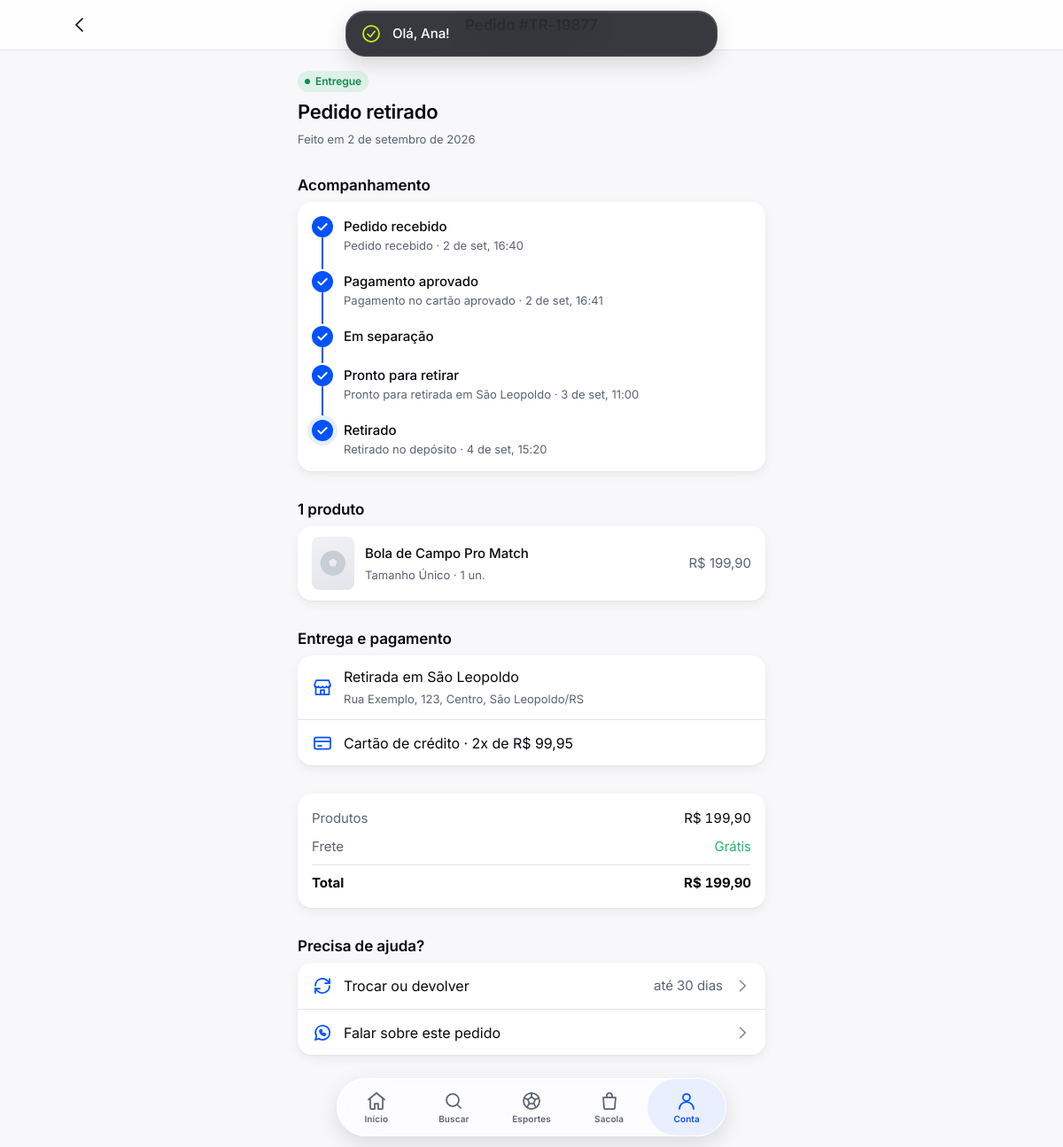
The page /conta/pedido.php?numero=TR-19877 (signed in) on the database its author committed.
### tables this page shows
CREATE TABLE pedidos (
  id             INT UNSIGNED AUTO_INCREMENT PRIMARY KEY,
  numero         VARCHAR(12)   NOT NULL UNIQUE,  
  cliente_id     INT UNSIGNED  NULL,             
  nome           VARCHAR(120)  NOT NULL,
  email          VARCHAR(160)  NOT NULL,
  cpf            CHAR(11)      NOT NULL,
  telefone       VARCHAR(20)   NOT NULL,
  cep            CHAR(8)       NULL,             
  logradouro     VARCHAR(160)  NULL,
  numero_end     VARCHAR(20)   NULL,
  complemento    VARCHAR(80)   NULL,
  bairro         VARCHAR(80)   NULL,
  cidade         VARCHAR(80)   NULL,
  uf             CHAR(2)       NULL,
  entrega_tipo   ENUM('pac', 'sedex', 'transportadora', 'retirada') NOT NULL,
  entrega_prazo  VARCHAR(60)   NULL,             
  pagamento_tipo ENUM('pix', 'cartao', 'boleto') NOT NULL,
  parcelas       TINYINT UNSIGNED NOT NULL DEFAULT 1,
  subtotal       DECIMAL(10,2) NOT NULL,
  frete          DECIMAL(10,2) NOT NULL DEFAULT 0,
  desconto       DECIMAL(10,2) NOT NULL DEFAULT 0,
  total          DECIMAL(10,2) NOT NULL,
  codigo_rastreio VARCHAR(20)  NULL,             
  status         ENUM('aguardando_pagamento', 'pagamento_recusado', 'pago', 'em_separacao',
                      'enviado', 'pronto_retirada', 'entregue', 'cancelado')
                 NOT NULL DEFAULT 'aguardando_pagamento',
  criado_em      DATETIME      NOT NULL DEFAULT CURRENT_TIMESTAMP,
  atualizado_em  DATETIME      NOT NULL DEFAULT CURRENT_TIMESTAMP ON UPDATE CURRENT_TIMESTAMP,
  KEY idx_pedido_cliente (cliente_id),
  CONSTRAINT fk_pedido_cliente FOREIGN KEY (cliente_id) REFERENCES clientes (id) ON DELETE SET NULL
);

CREATE TABLE pedido_historico (
  id        INT UNSIGNED AUTO_INCREMENT PRIMARY KEY,
  pedido_id INT UNSIGNED NOT NULL,
  status    VARCHAR(30)  NOT NULL,
  descricao VARCHAR(200) NOT NULL,
  criado_em DATETIME     NOT NULL DEFAULT CURRENT_TIMESTAMP,
  CONSTRAINT fk_historico_pedido FOREIGN KEY (pedido_id) REFERENCES pedidos (id) ON DELETE CASCADE
);

CREATE TABLE pedido_itens (
  id             INT UNSIGNED AUTO_INCREMENT PRIMARY KEY,
  pedido_id      INT UNSIGNED  NOT NULL,
  produto_id     INT UNSIGNED  NULL,
  nome_produto   VARCHAR(120)  NOT NULL,
  tamanho        VARCHAR(10)   NULL,
  quantidade     INT UNSIGNED  NOT NULL,
  preco_unitario DECIMAL(10,2) NOT NULL,
  CONSTRAINT fk_item_pedido  FOREIGN KEY (pedido_id)  REFERENCES pedidos (id) ON DELETE CASCADE,
  CONSTRAINT fk_item_produto FOREIGN KEY (produto_id) REFERENCES produtos (id) ON DELETE SET NULL
);

### includes/funcoes.php (called while the page is built, shortened)
<?php
function url_base(): string
{
    static $base = null;
    if ($base === null) {
        global $config;
        if ($config['url_base'] !== null) {
            $base = rtrim($config['url_base'], '/');
        } else {
            $raiz      = str_replace('\\', '/', realpath(__DIR__ . '/..'));
            $documento = str_replace('\\', '/', realpath($_SERVER['DOCUMENT_ROOT'] ?? '') ?: '');
            $base      = ($documento !== '' && stripos($raiz, $documento) === 0)
                ? substr($raiz, strlen($documento))
                : '';
            $base = rtrim($base, '/');
        }
    }
    return $base;
}
function url(string $caminho = ''): string
{
    return url_base() . '/' . ltrim($caminho, '/');
}
function e(?string $texto): string
{
    return htmlspecialchars($texto ?? '', ENT_QUOTES | ENT_SUBSTITUTE, 'UTF-8');
}
function dinheiro(float $valor): string
{
    return 'R$ ' . number_format($valor, 2, ',', '.');
}

### includes/db.php (called while the page is built)
<?php
function db(): PDO
{
    static $pdo = null;
    if ($pdo === null) {
        global $config;
        $dsn = sprintf(
            'mysql:host=%s;port=%d;dbname=%s;charset=utf8mb4',
            $config['db_host'],
            $config['db_porta'],
            $config['db_nome']
        );
        $pdo = new PDO($dsn, $config['db_usuario'], $config['db_senha'], [
            PDO::ATTR_ERRMODE            => PDO::ERRMODE_EXCEPTION,
            PDO::ATTR_DEFAULT_FETCH_MODE => PDO::FETCH_ASSOC,
            PDO::ATTR_EMULATE_PREPARES   => false,
        ]);
        $pdo->exec("SET time_zone = '" . (new DateTime())->format('P') . "'");
    }
    return $pdo;
}
function consulta(string $sql, array $parametros = []): PDOStatement
{
    $stmt = db()->prepare($sql);
    $stmt->execute($parametros);
    return $stmt;
}

### includes/checkout.php (called while the page is built, shortened)
<?php
function pedido_da_sessao(string $numero): ?array
{
    $permitido = in_array($numero, $_SESSION['pedidos_sessao'] ?? [], true);
    $pedido = consulta('SELECT * FROM pedidos WHERE numero = ?', [$numero])->fetch();
    $cliente = $_SESSION['cliente_id'] ?? null;
    $pedido['itens'] = consulta('SELECT * FROM pedido_itens WHERE pedido_id = ? ORDER BY id', [$pedido['id']])->fetchAll();
    return $pedido;
}

### conta/pedido.php (the view, shortened to what this page needs)
<?php
require __DIR__ . '/../includes/bootstrap.php';
$numero = (string) ($_GET['numero'] ?? '');
$pedido = pedido_da_sessao($numero);
$itens = consulta(
    'SELECT i.*, p.midia, (SELECT arquivo FROM produto_imagens WHERE produto_id = p.id ORDER BY ordem LIMIT 1) AS imagem
       FROM pedido_itens i LEFT JOIN produtos p ON p.id = i.produto_id WHERE i.pedido_id = ? ORDER BY i.id',
    [$pedido['id']]
)->fetchAll();
$linha    = linha_do_tempo($pedido);
$retirada = $pedido['entrega_tipo'] === 'retirada';
$aguardando = $pedido['status'] === 'aguardando_pagamento';
$encerrado  = in_array($pedido['status'], ['entregue', 'cancelado', 'pagamento_recusado'], true);
$nomes_entrega = ['pac' => 'PAC', 'sedex' => 'SEDEX', 'transportadora' => 'Transportadora', 'retirada' => 'Retirada em São Leopoldo'];
$texto_pagamento = match ($pedido['pagamento_tipo']) {
    'pix'    => 'Pix · ' . (int) (PIX_DESCONTO * 100) . '% de desconto',
    'cartao' => 'Cartão de crédito · ' . ($pedido['parcelas'] > 1 ? $pedido['parcelas'] . 'x de ' . dinheiro(round($pedido['total'] / $pedido['parcelas'], 2)) : 'à vista'),
    'boleto' => 'Boleto bancário',
};
$mensagem_whatsapp = 'Olá! Tenho uma dúvida sobre o pedido #' . $pedido['numero'];
pagina_inicio([
    'titulo' => 'Pedido #' . $pedido['numero'],
    'aba'    => 'conta',
    'nav'    => ['titulo' => 'Pedido #' . $pedido['numero'], 'voltar' => url(cliente_logado() ? 'conta/pedidos.php' : 'index.php')],
]);
?>
<div class="conteudo conteudo--leitura pilha-xl" style="padding-top: var(--spacing-lg)">
  <section class="pilha-sm">
    <?= selo_status($pedido['status']) ?>
    <h1 class="t-title-2">
      <?php if ($aguardando): ?>
        Esperando o pagamento
      <?php elseif ($pedido['status'] === 'entregue'): ?>
        <?= $retirada ? 'Pedido retirado' : 'Pedido entregue' ?>
      <?php elseif ($pedido['status'] === 'enviado'): ?>
        Chega <?= e(mb_strtolower(mb_substr($pedido['entrega_prazo'], 0, 1)) . mb_substr($pedido['entrega_prazo'], 1)) ?>
      <?php elseif ($pedido['status'] === 'pronto_retirada'): ?>
        Pronto para retirar
      <?php elseif ($encerrado): ?>
        Pedido encerrado
      <?php else: ?>
        Previsão: <?= e(mb_strtolower(mb_substr($pedido['entrega_prazo'], 0, 1)) . mb_substr($pedido['entrega_prazo'], 1)) ?>
      <?php endif; ?>
    </h1>
    <p class="t-footnote texto-secundario">Feito em <?= e(data_longa($pedido['criado_em'])) ?></p>
  </section>
  <section class="pilha-sm">
    <h2 class="t-headline">Acompanhamento</h2>
    <ol class="rastreio caixa" aria-label="Etapas do pedido">
      <?php foreach ($linha as $i => $passo): ?>
        <?php $atual = $passo['feito'] && empty($linha[$i + 1]['feito']); ?>
        <li class="rastreio__passo<?= $passo['feito'] ? ' rastreio__passo--feito' : '' ?><?= $atual ? ' rastreio__passo--atual' : '' ?>"<?= $atual ? ' aria-current="step"' : '' ?>>
          <span class="rastreio__ponto" aria-hidden="true"><?= $passo['feito'] ? icone('check', 'icone--xs') : '' ?></span>
          <span class="rastreio__textos">
            <span class="t-callout"><?= e($passo['rotulo']) ?></span>
            <?php if ($passo['quando']): ?>
              <span class="t-footnote texto-secundario"><?= e($passo['descricao']) ?> · <?= e(data_hora_curta($passo['quando'])) ?></span>
            <?php endif; ?>
          </span>
        </li>
      <?php endforeach; ?>
    </ol>
  </section>
  <section class="pilha-sm">
    <h2 class="t-headline"><?= count($itens) ?> <?= count($itens) === 1 ? 'produto' : 'produtos' ?></h2>
    <ul class="lista revisao-itens" role="list">
      <?php foreach ($itens as $item): ?>
        <li>
          <?php $conteudo = midia_produto(['midia' => $item['midia'] ?? 'camisa', 'imagem' => $item['imagem']], 'revisao-itens__foto')
            . '<span class="linha-lista__rotulo"><span class="t-callout">' . e($item['nome_produto']) . '</span><br>'
            . '<span class="t-footnote texto-secundario">Tamanho ' . e($item['tamanho']) . ' · ' . (int) $item['quantidade'] . ' un.</span></span>'
            . '<span class="linha-lista__valor">' . dinheiro($item['quantidade'] * (float) $item['preco_unitario']) . '</span>'; ?>
          <?php if ($item['produto_id']): ?>
            <a class="linha-lista" href="<?= e(url('produto.php?id=' . (int) $item['produto_id'])) ?>"><?= $conteudo ?></a>
          <?php else: ?>
            <div class="linha-lista"><?= $conteudo ?></div>
          <?php endif; ?>
        </li>
      <?php endforeach; ?>
    </ul>
  </section>
  <section class="pilha-sm">
    <h2 class="t-headline">Entrega e pagamento</h2>
    <ul class="lista" role="list">
      <li>
        <div class="linha-lista">
          <?= icone($retirada ? 'loja' : 'local', 'linha-lista__icone') ?>
          <span class="linha-lista__rotulo">
            <?= e($nomes_entrega[$pedido['entrega_tipo']]) ?><br>
            <span class="t-footnote texto-secundario">
              <?php if ($retirada): ?>
                <?= e(DEPOSITO_ENDERECO) ?>
              <?php else: ?>
                <?php [$rua, $cidade] = endereco_texto($pedido); ?>
                <?= e($pedido['nome']) ?> · <?= e($rua) ?><br><?= e($cidade) ?>
              <?php endif; ?>
            </span>
          </span>
        </div>
      </li>
      <li>
        <div class="linha-lista">
          <?= icone($pedido['pagamento_tipo'] === 'pix' ? 'pix' : ($pedido['pagamento_tipo'] === 'cartao' ? 'cartao' : 'boleto'), 'linha-lista__icone') ?>
          <span class="linha-lista__rotulo"><?= e($texto_pagamento) ?></span>
        </div>
      </li>
    </ul>
  </section>
  <dl class="caixa resumo-valores" style="margin: 0">
    <div><dt>Produtos</dt><dd><?= dinheiro((float) $pedido['subtotal']) ?></dd></div>
    <div><dt>Frete</dt><dd class="<?= $pedido['frete'] == 0 ? 'texto-sucesso' : '' ?>"><?= $pedido['frete'] == 0 ? 'Grátis' : dinheiro((float) $pedido['frete']) ?></dd></div>
    <div class="resumo-valores__total"><dt>Total</dt><dd><?= dinheiro((float) $pedido['total']) ?></dd></div>
  </dl>
  <section class="pilha-sm">
    <h2 class="t-headline">Precisa de ajuda?</h2>
    <ul class="lista" role="list">
      <?php if ($pedido['status'] === 'entregue'): ?>
        <li><?= linha_lista('Trocar ou devolver', 'trocas', url('trocas.php'), 'até ' . TROCA_PRAZO_DIAS . ' dias') ?></li>
      <?php endif; ?>
      <li><?= linha_lista('Falar sobre este pedido', 'whatsapp', 'https://wa.me/' . CONTATO_WHATSAPP . '?text=' . rawurlencode($mensagem_whatsapp)) ?></li>
    </ul>
  </section>
</div>

### includes/componentes.php (shortened to what this page needs)
<?php
function icone(string $nome, string $classe = ''): string
{
    return '<svg class="icone ' . e($classe) . '" aria-hidden="true" focusable="false">'
         . '<use href="' . e(asset('img/icones.svg')) . '#i-' . e($nome) . '"></use></svg>';
}
function silhueta(string $tipo, string $classe = ''): string
{
    return '<svg class="' . e($classe) . '" viewBox="0 0 100 100" aria-hidden="true" focusable="false">'
         . '<use href="' . e(asset('img/icones.svg')) . '#s-' . e($tipo) . '"></use></svg>';
}
function midia_produto(array $produto, string $classe = ''): string
{
    $html = '<div class="midia-produto ' . e($classe) . '">';
    if (!empty($produto['imagem'])) {
        $html .= '<img src="' . e(url('assets/img/produtos/' . $produto['imagem'])) . '" alt="" loading="lazy">';
    } else {
        $html .= silhueta($produto['midia'] ?? 'camisa', 'midia-produto__silhueta');
    }
    return $html . '</div>';
}
function linha_lista(string $rotulo, ?string $icone = null, ?string $link = null, ?string $valor = null): string
{
    $tag   = $link ? 'a' : 'div';
    $href  = $link ? ' href="' . e($link) . '"' : '';
    return '<' . $tag . ' class="linha-lista"' . $href . '>'
         . ($icone ? icone($icone, 'linha-lista__icone') : '')
         . '<span class="linha-lista__rotulo">' . e($rotulo) . '</span>'
         . ($valor !== null ? '<span class="linha-lista__valor">' . e($valor) . '</span>' : '')
         . ($link ? icone('seta-direita', 'icone--sm linha-lista__seta') : '')
         . '</' . $tag . '>';
}

### rows shown on the page
pedidos: criado_em "2 de setembro de 2026", entrega_tipo "Retirada em São Leopoldo", texto_pagamento "Cartão de crédito · 2x de R$ 99,95", subtotal "R$ 199,90", total "R$ 199,90"
pedido_historico: descricao "Pedido recebido", criado_em "2 de set, 16:40"
pedido_historico: rotulo "Pagamento aprovado", descricao "Pagamento no cartão aprovado", criado_em "2 de set, 16:41"
pedido_historico: rotulo "Pronto para retirar", descricao "Pronto para retirada em São Leopoldo", criado_em "3 de set, 11:00"
pedido_historico: rotulo "Retirado", descricao "Retirado no depósito", criado_em "4 de set, 15:20"
pedido_itens: nome_produto "Bola de Campo Pro Match", tamanho "Único", quantidade "1", dinheiro($item['quantidade'] * (float) $item['preco_unitario']) "R$ 199,90"

### other values the page prints
$texto "Entregue"
$passo['rotulo'] "Em separação"
count($itens) "1"
DEPOSITO_ENDERECO "Rua Exemplo, 123, Centro, São Leopoldo/RS"
$rotulo "Trocar ou devolver Falar sobre este pedido"
$valor "até 30 dias"
$rotulo "Início"
$rotulo "Buscar"
$rotulo "Esportes"
$rotulo "Sacola"
$rotulo "Conta"
